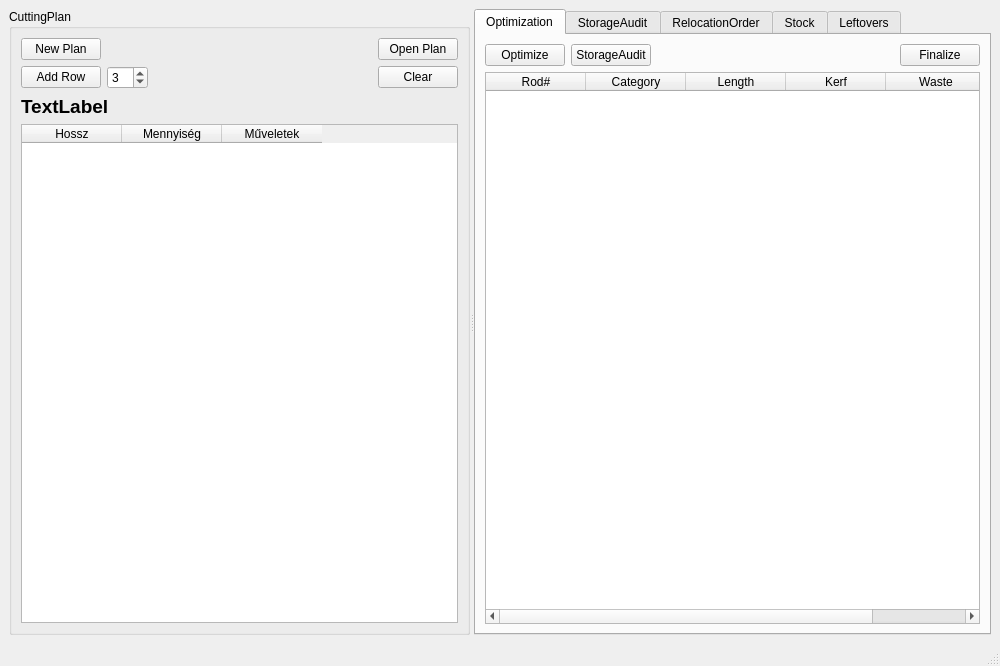
<?xml version="1.0" encoding="UTF-8"?>
<ui version="4.0">
 <class>MainWindow</class>
 <widget class="QMainWindow" name="MainWindow">
  <property name="geometry">
   <rect>
    <x>0</x>
    <y>0</y>
    <width>1000</width>
    <height>666</height>
   </rect>
  </property>
  <property name="windowTitle">
   <string>MainWindow</string>
  </property>
  <widget class="QWidget" name="centralwidget">
   <layout class="QVBoxLayout" name="verticalLayout">
    <item>
     <widget class="QSplitter" name="mainSplitter">
      <property name="orientation">
       <enum>Qt::Orientation::Horizontal</enum>
      </property>
      <widget class="QGroupBox" name="leftBox">
       <property name="sizePolicy">
        <sizepolicy hsizetype="Expanding" vsizetype="Expanding">
         <horstretch>0</horstretch>
         <verstretch>0</verstretch>
        </sizepolicy>
       </property>
       <property name="minimumSize">
        <size>
         <width>200</width>
         <height>0</height>
        </size>
       </property>
       <property name="maximumSize">
        <size>
         <width>600</width>
         <height>16777215</height>
        </size>
       </property>
       <property name="title">
        <string>CuttingPlan</string>
       </property>
       <layout class="QVBoxLayout" name="leftLayout">
        <item>
         <layout class="QHBoxLayout" name="horizontalLayout">
          <item>
           <widget class="QPushButton" name="btn_NewCuttingPlan">
            <property name="text">
             <string>New Plan</string>
            </property>
           </widget>
          </item>
          <item>
           <spacer name="horizontalSpacer_4">
            <property name="orientation">
             <enum>Qt::Orientation::Horizontal</enum>
            </property>
            <property name="sizeHint" stdset="0">
             <size>
              <width>40</width>
              <height>20</height>
             </size>
            </property>
           </spacer>
          </item>
          <item>
           <widget class="QPushButton" name="btn_OpenCuttingPlan">
            <property name="text">
             <string>Open Plan</string>
            </property>
           </widget>
          </item>
         </layout>
        </item>
        <item>
         <layout class="QHBoxLayout" name="horizontalLayout_2">
          <item>
           <widget class="QPushButton" name="btn_AddCuttingPlanRequest">
            <property name="text">
             <string>Add Row</string>
            </property>
           </widget>
          </item>
          <item>
           <widget class="QSpinBox" name="spinKerf">
            <property name="suffix">
             <string notr="true" comment="mm"/>
            </property>
            <property name="minimum">
             <number>1</number>
            </property>
            <property name="maximum">
             <number>10</number>
            </property>
            <property name="singleStep">
             <number>0</number>
            </property>
            <property name="value">
             <number>3</number>
            </property>
           </widget>
          </item>
          <item>
           <spacer name="horizontalSpacer">
            <property name="orientation">
             <enum>Qt::Orientation::Horizontal</enum>
            </property>
            <property name="sizeHint" stdset="0">
             <size>
              <width>40</width>
              <height>20</height>
             </size>
            </property>
           </spacer>
          </item>
          <item>
           <widget class="QPushButton" name="btn_ClearCuttingPlan">
            <property name="text">
             <string>Clear</string>
            </property>
           </widget>
          </item>
         </layout>
        </item>
        <item>
         <widget class="QLabel" name="inputFileLabel">
          <property name="font">
           <font>
            <pointsize>14</pointsize>
            <bold>true</bold>
           </font>
          </property>
          <property name="text">
           <string>TextLabel</string>
          </property>
         </widget>
        </item>
        <item>
         <widget class="QTableWidget" name="tableInput">
          <attribute name="horizontalHeaderDefaultSectionSize">
           <number>100</number>
          </attribute>
          <attribute name="horizontalHeaderStretchLastSection">
           <bool>false</bool>
          </attribute>
          <attribute name="verticalHeaderVisible">
           <bool>false</bool>
          </attribute>
          <column>
           <property name="text">
            <string>Hossz</string>
           </property>
          </column>
          <column>
           <property name="text">
            <string>Mennyiség</string>
           </property>
          </column>
          <column>
           <property name="text">
            <string>Műveletek</string>
           </property>
          </column>
         </widget>
        </item>
       </layout>
      </widget>
      <widget class="QTabWidget" name="midBox">
       <property name="sizePolicy">
        <sizepolicy hsizetype="Expanding" vsizetype="Expanding">
         <horstretch>0</horstretch>
         <verstretch>0</verstretch>
        </sizepolicy>
       </property>
       <property name="minimumSize">
        <size>
         <width>200</width>
         <height>0</height>
        </size>
       </property>
       <property name="maximumSize">
        <size>
         <width>16777215</width>
         <height>16777215</height>
        </size>
       </property>
       <property name="currentIndex">
        <number>0</number>
       </property>
       <widget class="QWidget" name="midBoxPage1">
        <attribute name="title">
         <string>Optimization</string>
        </attribute>
        <layout class="QVBoxLayout" name="midLayout">
         <item>
          <layout class="QHBoxLayout" name="horizontalLayout_3">
           <item>
            <widget class="QPushButton" name="btn_Optimize">
             <property name="text">
              <string>Optimize</string>
             </property>
            </widget>
           </item>
           <item>
            <widget class="QPushButton" name="btn_StorageAudit">
             <property name="text">
              <string>StorageAudit</string>
             </property>
            </widget>
           </item>
           <item>
            <spacer name="horizontalSpacer_2">
             <property name="orientation">
              <enum>Qt::Orientation::Horizontal</enum>
             </property>
             <property name="sizeHint" stdset="0">
              <size>
               <width>40</width>
               <height>20</height>
              </size>
             </property>
            </spacer>
           </item>
           <item>
            <widget class="QPushButton" name="btn_Finalize">
             <property name="text">
              <string>Finalize</string>
             </property>
            </widget>
           </item>
          </layout>
         </item>
         <item>
          <widget class="QTableWidget" name="tableResults">
           <property name="minimumSize">
            <size>
             <width>200</width>
             <height>0</height>
            </size>
           </property>
           <attribute name="horizontalHeaderStretchLastSection">
            <bool>true</bool>
           </attribute>
           <column>
            <property name="text">
             <string>Rod#</string>
            </property>
           </column>
           <column>
            <property name="text">
             <string>Category</string>
            </property>
           </column>
           <column>
            <property name="text">
             <string>Length</string>
            </property>
           </column>
           <column>
            <property name="text">
             <string>Kerf</string>
            </property>
           </column>
           <column>
            <property name="text">
             <string>Waste</string>
            </property>
           </column>
          </widget>
         </item>
        </layout>
       </widget>
       <widget class="QWidget" name="tab_2">
        <attribute name="title">
         <string>StorageAudit</string>
        </attribute>
        <layout class="QVBoxLayout" name="verticalLayout_3">
         <item>
          <layout class="QHBoxLayout" name="horizontalLayout_7">
           <item>
            <widget class="QPushButton" name="btn_Relocate">
             <property name="text">
              <string>ReLocate</string>
             </property>
            </widget>
           </item>
           <item>
            <spacer name="horizontalSpacer_7">
             <property name="orientation">
              <enum>Qt::Orientation::Horizontal</enum>
             </property>
             <property name="sizeHint" stdset="0">
              <size>
               <width>40</width>
               <height>20</height>
              </size>
             </property>
            </spacer>
           </item>
          </layout>
         </item>
         <item>
          <widget class="QTableWidget" name="tableStorageAudit">
           <column>
            <property name="text">
             <string>Anyag</string>
            </property>
           </column>
           <column>
            <property name="text">
             <string>Tárhely</string>
            </property>
           </column>
           <column>
            <property name="text">
             <string>Elvárt (Picking)</string>
            </property>
           </column>
           <column>
            <property name="text">
             <string>Tényleges (Audit)</string>
            </property>
           </column>
           <column>
            <property name="text">
             <string>Hiányzó</string>
            </property>
           </column>
           <column>
            <property name="text">
             <string>Státusz</string>
            </property>
           </column>
          </widget>
         </item>
         <item>
          <widget class="QPlainTextEdit" name="relocateQuickList">
           <property name="lineWrapMode">
            <enum>QPlainTextEdit::LineWrapMode::NoWrap</enum>
           </property>
           <property name="readOnly">
            <bool>true</bool>
           </property>
          </widget>
         </item>
        </layout>
       </widget>
       <widget class="QWidget" name="tab">
        <attribute name="title">
         <string>RelocationOrder</string>
        </attribute>
       </widget>
       <widget class="QWidget" name="tab_3">
        <attribute name="title">
         <string>Stock</string>
        </attribute>
        <layout class="QVBoxLayout" name="verticalLayout_4">
         <item>
          <layout class="QHBoxLayout" name="horizontalLayout_5">
           <item>
            <widget class="QPushButton" name="btn_AddStockEntry">
             <property name="toolTip">
              <string notr="true" extracomment="Egy meglévő anyag első bevitele a készletbe. Akkor használd, ha az anyag eddig nem szerepelt a raktárban."/>
             </property>
             <property name="text">
              <string>Új Tétel</string>
             </property>
            </widget>
           </item>
           <item>
            <spacer name="horizontalSpacer_5">
             <property name="orientation">
              <enum>Qt::Orientation::Horizontal</enum>
             </property>
             <property name="sizeHint" stdset="0">
              <size>
               <width>40</width>
               <height>20</height>
              </size>
             </property>
            </spacer>
           </item>
          </layout>
         </item>
         <item>
          <widget class="QTableWidget" name="tableStock">
           <column>
            <property name="text">
             <string>Name</string>
            </property>
           </column>
           <column>
            <property name="text">
             <string>Barcode</string>
            </property>
           </column>
           <column>
            <property name="text">
             <string>Length (mm)</string>
            </property>
           </column>
           <column>
            <property name="text">
             <string>Shape</string>
            </property>
           </column>
           <column>
            <property name="text">
             <string>Quantity</string>
            </property>
           </column>
           <column>
            <property name="text">
             <string>Storage</string>
            </property>
           </column>
           <column>
            <property name="text">
             <string>Comment</string>
            </property>
           </column>
           <column>
            <property name="text">
             <string>Actions</string>
            </property>
           </column>
          </widget>
         </item>
        </layout>
       </widget>
       <widget class="QWidget" name="tab_4">
        <attribute name="title">
         <string>Leftovers</string>
        </attribute>
        <layout class="QVBoxLayout" name="verticalLayout_5">
         <item>
          <layout class="QHBoxLayout" name="horizontalLayout_4"/>
         </item>
         <item>
          <layout class="QHBoxLayout" name="horizontalLayout_6">
           <item>
            <widget class="QPushButton" name="btn_AddLeftoverStockEntry">
             <property name="text">
              <string>Új Tétel</string>
             </property>
            </widget>
           </item>
           <item>
            <spacer name="horizontalSpacer_6">
             <property name="orientation">
              <enum>Qt::Orientation::Horizontal</enum>
             </property>
             <property name="sizeHint" stdset="0">
              <size>
               <width>40</width>
               <height>20</height>
              </size>
             </property>
            </spacer>
           </item>
           <item>
            <widget class="QPushButton" name="btn_LeftoverDisposal">
             <property name="text">
              <string>Selejtezés</string>
             </property>
            </widget>
           </item>
          </layout>
         </item>
         <item>
          <widget class="QTableWidget" name="tableLeftovers">
           <column>
            <property name="text">
             <string>Name</string>
            </property>
           </column>
           <column>
            <property name="text">
             <string>Barcode</string>
            </property>
           </column>
           <column>
            <property name="text">
             <string>Reusable ID	</string>
            </property>
           </column>
           <column>
            <property name="text">
             <string>Length (mm)</string>
            </property>
           </column>
           <column>
            <property name="text">
             <string>Shape</string>
            </property>
           </column>
           <column>
            <property name="text">
             <string>Source</string>
            </property>
           </column>
           <column>
            <property name="text">
             <string>Reusable</string>
            </property>
           </column>
           <column>
            <property name="text">
             <string>Storage</string>
            </property>
           </column>
           <column>
            <property name="text">
             <string>Actions</string>
            </property>
           </column>
          </widget>
         </item>
        </layout>
       </widget>
      </widget>
     </widget>
    </item>
   </layout>
  </widget>
  <widget class="QMenuBar" name="menubar">
   <property name="geometry">
    <rect>
     <x>0</x>
     <y>0</y>
     <width>1000</width>
     <height>23</height>
    </rect>
   </property>
  </widget>
  <widget class="QStatusBar" name="statusbar"/>
 </widget>
 <resources/>
 <connections/>
</ui>
